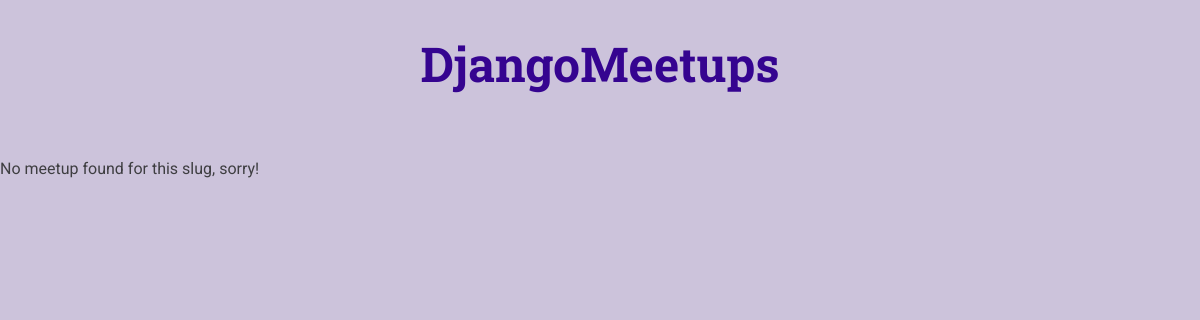
The page /meetups/a-second-meetup/ on the database as committed earlier.
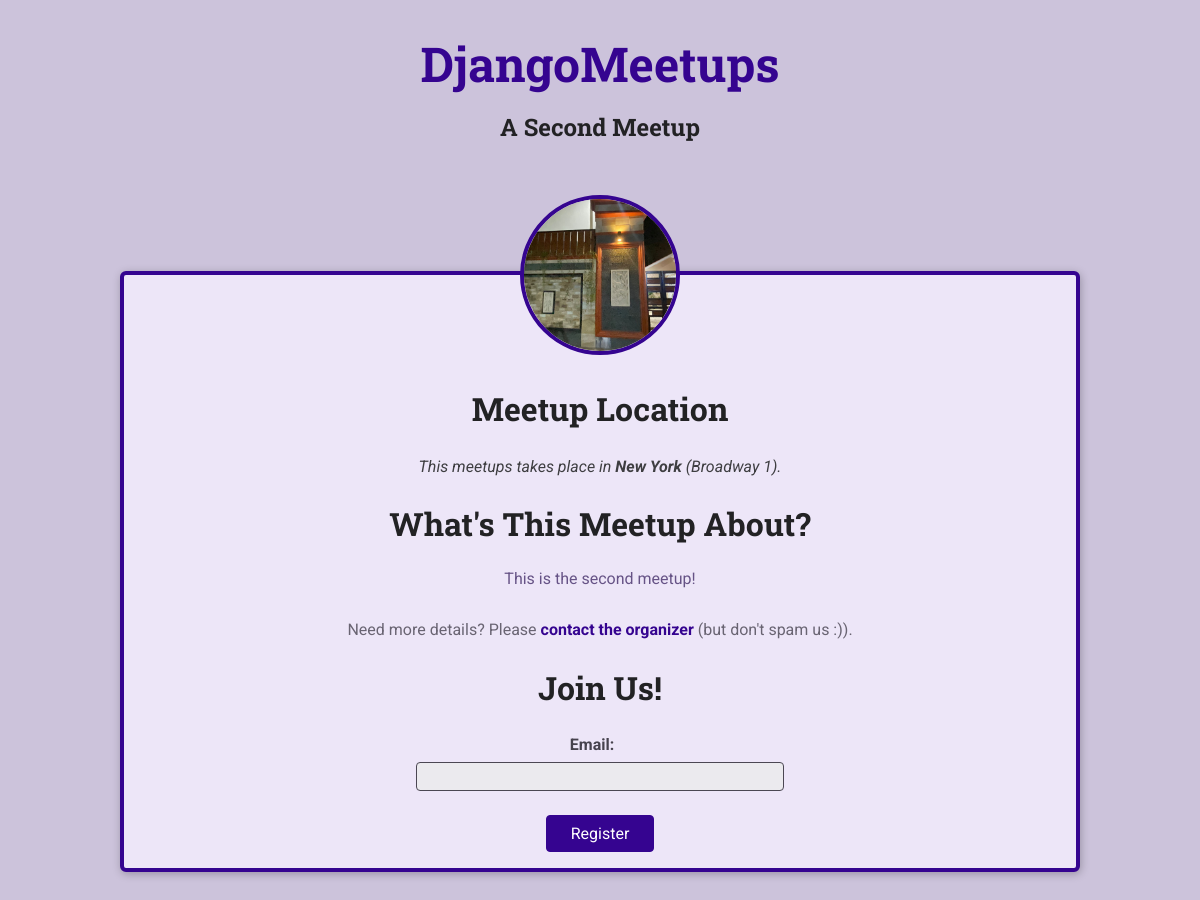
The same page on the database as committed later.
### meetups/models.py (models this page shows, shortened)
class Meetup(models.Model):
    title = models.CharField(max_length=200)
    organizer_emaill = models.EmailField()
    date = models.DateField()
    slug = models.SlugField(unique=True)
    description = models.TextField()
    image = models.ImageField(upload_to='images/')
    location = models.ForeignKey(Location, on_delete=models.CASCADE)
    participants = models.ManyToManyField(Participant, blank=True, null=True)

class Location(models.Model):
    name = models.CharField(max_length=200)
    address = models.CharField(max_length=300)

### meetups/views.py (the view)
# urls.py: path('meetups/<slug:meetup_slug>/', views.meetup_details, name='meetup-detail'),  # our-domain.com/meetups/<dynamic-path-segment>
def meetup_details(request, meetup_slug):
    try:
        selected_meetup = Meetup.objects.get(slug=meetup_slug)
        registration_form = RegistrationForm()
        return render(request, 'meetups/meetup-detail.html', {
            'meetup_found': True,
            'meetup': selected_meetup,
            'form': registration_form
        })
    except Exception as exc:
        return render(request, 'meetups/meetup-detail.html', {
            'meetup_found': False,
        })

### meetups/forms.py
class RegistrationForm(forms.ModelForm):
    class Meta:
        model = Participant
        fields = ['email']
        labels = {'email': 'Email'}

### meetups/templates/meetups/meetup-detail.html (shortened to what this page needs)
{% extends 'meetups/base/base.html' %}
{% load static %}
{% block site_css %}
    <link rel="stylesheet" href="{% static 'meetups/styles/meetup-detail.css' %}">
{% endblock site_css %}
{% block main_heading %}
    {{ meetup.title }}
{% endblock main_heading %}
{% block body %}
    {% if meetup_found %}
        <article>
            <img id="main-image" src="{{ meetup.image.url }}" alt="{{ meetup.title }}">
            <section id="location">
                <h2>Meetup Location</h2>
                <address>This meetups takes place in <span>{{ meetup.location.name }}</span> ({{ meetup.location.address }}).</address>
            </section>
            <section id="details">
                <h2>What's This Meetup About?</h2>
                <p>{{ meetup.description }}</p>
                <footer>
                    <p>Need more details? Please <a href="">contact the organizer</a> (but don't spam us :)).</p>
                </footer>
            </section>
            <section id="registration">
                <h2>Join Us!</h2>
                <form action="" method="POST">
                    <ul>
                        {{ form.as_ul }}
                    </ul>
                    <div id="registration-actions">
                        <button>Register</button>
                    </div>
                </form>
            </section>
        </article>
    {% else %}
        <p>No meetup found for this slug, sorry!</p>
    {% endif %}
{% endblock body %}

### meetups/templates/meetups/base/base.html (shortened to what this page needs)
{% load static %}
<!DOCTYPE html>
<html lang="en">
<head>
    <link rel="stylesheet" href="{% static 'meetups/styles/base.css' %}">
    {% block site_css %}{% endblock site_css %}
</head>
<body>
    <header id="main-header">
        <nav><a href="/meetups" id="main-logo">DjangoMeetups</a></nav>
        <h1>{% block main_heading %}{% endblock main_heading %}</h1>
    </header>
    <main>
        {% block body %}{% endblock body %}
    </main>
</body>
</html>

### meetups/static/meetups/styles/base.css (style rules this page uses)
* { box-sizing: border-box; }
body { font-family: 'Roboto', sans-serif; margin: 0; background-color: #ccc3db; color: #3e3e41; }
h1, h2, h3 { font-family: 'Roboto Slab', sans-serif; color: #222224; }
button, .btn { cursor: pointer; font: inherit; padding: 0.5rem 1.5rem; background-color: #350490; border: 1px solid #350490; color: white; border-radius: 4px; text-decoration: none; }
#main-header { width: 100%; text-align: center; padding: 2rem 0; }
#main-header h1 { font-size: 1.5rem; }
#main-logo { font-size: 3rem; font-family: 'Roboto Slab', sans-serif; text-decoration: none; color: #350490; font-weight: bold; }

### meetups/static/meetups/styles/meetup-detail.css (style rules this page uses)
article { max-width: 60rem; margin: 5rem auto; border-radius: 6px; background-color: #ede6f8; border: 4px solid #350490; box-shadow: 1px 2px 8px rgba(0, 0, 0, 0.25); position: relative; padding: 1rem; text-align: center; }
#main-image { width: 10rem; height: 10rem; object-fit: cover; position: absolute; top: -5rem; left: calc(50% - 5rem); border-radius: 50%; border: 4px solid #350490; }
section:first-of-type { margin-top: 6rem; }
h2 { font-size: 2rem; }
address span { font-weight: bold; }
#details h2 { margin-bottom: 0.5rem; }
#details > p { color: #665386; padding: 1rem; border-radius: 4px; max-width: 80%; margin: auto; }
#details footer { color: #696472; }
#details footer a { color: #350490; text-decoration: none; font-weight: bold; }
#registration ul { list-style: none; margin: 0; padding: 0; }
#registration label { font-weight: bold; color: #46424d; margin-right: 1rem; display: block; margin-bottom: 0.5rem; }
#registration input { font: inherit; width: 40%; background-color: #ebeaee; border: 1px solid #4b4753; border-radius: 4px; padding: 0.25rem; }
#registration-actions { margin-top: 1.5rem; }

Rows that differ between the two databases and show on the page:
now on this page (row edited): Meetup: title "A Second Meetup", image (picture), location.name "New York", location.address "Broadway 1", description "This is the second meetup!"
Other text that changed with them:
text no longer shown: "No meetup found for this slug, sorry!"
text now shown: "Meetup Location This meetups takes place in ( ). What's This Meetup About? Need more details? Please contact the organizer (but don't spam us :)). Join Us! Email: Register"
